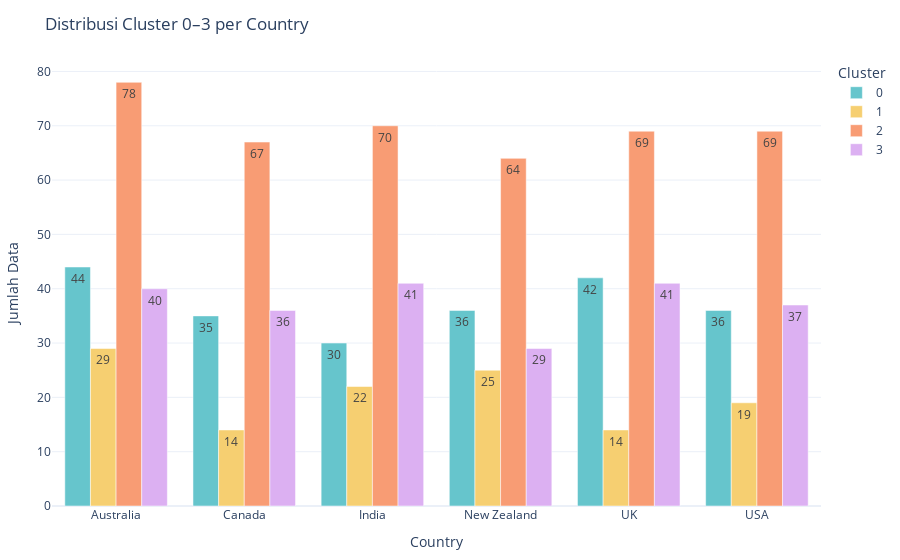

The notebook cell saved with this chart:
### Code cell
import plotly.express as px
import pandas as pd

# Filter cluster 0–3 dari full dataframe
filtered_df = full_clustering_df[full_clustering_df['Cluster'].isin([0, 1, 2, 3])]

# Hitung distribusi per country dan cluster
cluster_dist = (
    filtered_df.groupby(['Country', 'Cluster'])
    .size()
    .reset_index(name='Jumlah')
)

# Konversi Cluster ke string → agar legend diskrit (bukan skala)
cluster_dist['Cluster'] = cluster_dist['Cluster'].astype(str)

# Buat grouped barplot
fig = px.bar(cluster_dist,
             x='Country',
             y='Jumlah',
             color='Cluster',
             barmode='group',
             title='Distribusi Cluster 0–3 per Country',
             labels={'Jumlah': 'Jumlah Data'},
             text_auto=True,
             color_discrete_sequence=px.colors.qualitative.Pastel)

# Styling tambahan
fig.update_layout(
    template='plotly_white',
    xaxis_tickangle=0,
    legend_title='Cluster',
    margin=dict(l=40, r=30, t=60, b=40)
)

fig.show()

### Figure 1 — Plotly figure (JSON) as saved in the notebook; plotly's stock layout.template omitted (floating-point values rounded to 4 significant figures)
{"data": [{"alignmentgroup": "True", "hovertemplate": "Cluster=0<br>Country=%{x}<br>Jumlah Data=%{y}<extra></extra>", "legendgroup": "0", "marker": {"color": "rgb(102, 197, 204)", "pattern": {"shape": ""}}, "name": "0", "offsetgroup": "0", "orientation": "v", "showlegend": true, "textposition": "auto", "texttemplate": "%{y}", "type": "bar", "x": ["Australia", "Canada", "India", "New Zealand", "UK", "USA"], "xaxis": "x", "y": [44, 35, 30, 36, 42, 36], "yaxis": "y"}, {"alignmentgroup": "True", "hovertemplate": "Cluster=1<br>Country=%{x}<br>Jumlah Data=%{y}<extra></extra>", "legendgroup": "1", "marker": {"color": "rgb(246, 207, 113)", "pattern": {"shape": ""}}, "name": "1", "offsetgroup": "1", "orientation": "v", "showlegend": true, "textposition": "auto", "texttemplate": "%{y}", "type": "bar", "x": ["Australia", "Canada", "India", "New Zealand", "UK", "USA"], "xaxis": "x", "y": [29, 14, 22, 25, 14, 19], "yaxis": "y"}, {"alignmentgroup": "True", "hovertemplate": "Cluster=2<br>Country=%{x}<br>Jumlah Data=%{y}<extra></extra>", "legendgroup": "2", "marker": {"color": "rgb(248, 156, 116)", "pattern": {"shape": ""}}, "name": "2", "offsetgroup": "2", "orientation": "v", "showlegend": true, "textposition": "auto", "texttemplate": "%{y}", "type": "bar", "x": ["Australia", "Canada", "India", "New Zealand", "UK", "USA"], "xaxis": "x", "y": [78, 67, 70, 64, 69, 69], "yaxis": "y"}, {"alignmentgroup": "True", "hovertemplate": "Cluster=3<br>Country=%{x}<br>Jumlah Data=%{y}<extra></extra>", "legendgroup": "3", "marker": {"color": "rgb(220, 176, 242)", "pattern": {"shape": ""}}, "name": "3", "offsetgroup": "3", "orientation": "v", "showlegend": true, "textposition": "auto", "texttemplate": "%{y}", "type": "bar", "x": ["Australia", "Canada", "India", "New Zealand", "UK", "USA"], "xaxis": "x", "y": [40, 36, 41, 29, 41, 37], "yaxis": "y"}], "layout": {"barmode": "group", "legend": {"title": {"text": "Cluster"}, "tracegroupgap": 0}, "margin": {"b": 40, "l": 40, "r": 30, "t": 60}, "title": {"text": "Distribusi Cluster 0–3 per Country"}, "xaxis": {"anchor": "y", "domain": [0, 1], "tickangle": 0, "title": {"text": "Country"}}, "yaxis": {"anchor": "x", "domain": [0, 1], "title": {"text": "Jumlah Data"}}}}
